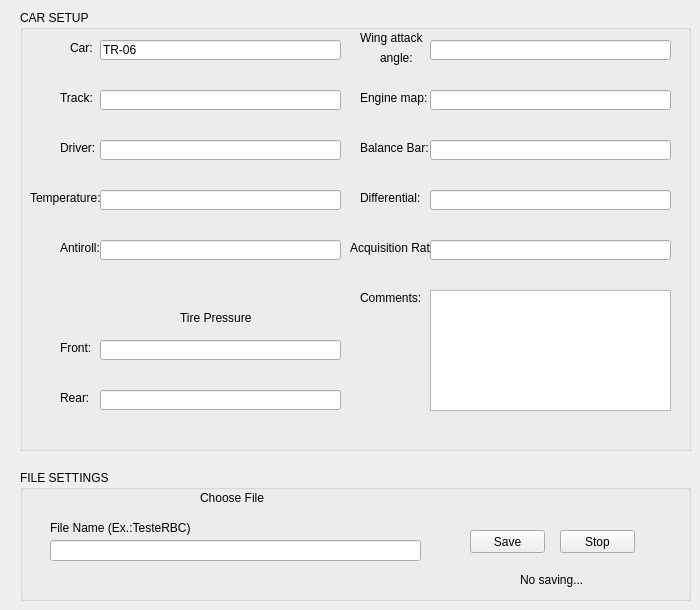
    <widget class="QWidget" name="tab_4">
     <attribute name="title">
      <string>Setup</string>
     </attribute>
     <widget class="QGroupBox" name="groupBox_19">
      <property name="geometry">
       <rect>
        <x>20</x>
        <y>10</y>
        <width>671</width>
        <height>441</height>
       </rect>
      </property>
      <property name="title">
       <string>CAR SETUP</string>
      </property>
      <widget class="QLineEdit" name="lineEdit_SetupDriver">
       <property name="geometry">
        <rect>
         <x>80</x>
         <y>130</y>
         <width>241</width>
         <height>20</height>
        </rect>
       </property>
      </widget>
      <widget class="QLabel" name="label_31">
       <property name="geometry">
        <rect>
         <x>40</x>
         <y>130</y>
         <width>111</width>
         <height>16</height>
        </rect>
       </property>
       <property name="text">
        <string>Driver:</string>
       </property>
      </widget>
      <widget class="QLabel" name="label_32">
       <property name="geometry">
        <rect>
         <x>50</x>
         <y>30</y>
         <width>111</width>
         <height>16</height>
        </rect>
       </property>
       <property name="text">
        <string>Car:</string>
       </property>
      </widget>
      <widget class="QLineEdit" name="lineEdit_SetupCar">
       <property name="geometry">
        <rect>
         <x>80</x>
         <y>30</y>
         <width>241</width>
         <height>20</height>
        </rect>
       </property>
       <property name="text">
        <string>TR-06</string>
       </property>
      </widget>
      <widget class="QLabel" name="label_50">
       <property name="geometry">
        <rect>
         <x>40</x>
         <y>80</y>
         <width>111</width>
         <height>16</height>
        </rect>
       </property>
       <property name="text">
        <string>Track:</string>
       </property>
      </widget>
      <widget class="QLineEdit" name="lineEdit_SetupTrack">
       <property name="geometry">
        <rect>
         <x>80</x>
         <y>80</y>
         <width>241</width>
         <height>20</height>
        </rect>
       </property>
      </widget>
      <widget class="QLabel" name="label_52">
       <property name="geometry">
        <rect>
         <x>10</x>
         <y>180</y>
         <width>111</width>
         <height>16</height>
        </rect>
       </property>
       <property name="text">
        <string>Temperature:</string>
       </property>
      </widget>
      <widget class="QLineEdit" name="lineEdit_SetupTemperature">
       <property name="geometry">
        <rect>
         <x>80</x>
         <y>180</y>
         <width>241</width>
         <height>20</height>
        </rect>
       </property>
      </widget>
      <widget class="QLabel" name="label_53">
       <property name="geometry">
        <rect>
         <x>40</x>
         <y>230</y>
         <width>111</width>
         <height>16</height>
        </rect>
       </property>
       <property name="text">
        <string>Antiroll:</string>
       </property>
      </widget>
      <widget class="QLineEdit" name="lineEdit_SetupAntiroll">
       <property name="geometry">
        <rect>
         <x>80</x>
         <y>230</y>
         <width>241</width>
         <height>20</height>
        </rect>
       </property>
      </widget>
      <widget class="QLabel" name="label_54">
       <property name="geometry">
        <rect>
         <x>160</x>
         <y>300</y>
         <width>111</width>
         <height>16</height>
        </rect>
       </property>
       <property name="text">
        <string>Tire Pressure</string>
       </property>
      </widget>
      <widget class="QLabel" name="label_55">
       <property name="geometry">
        <rect>
         <x>340</x>
         <y>20</y>
         <width>111</width>
         <height>16</height>
        </rect>
       </property>
       <property name="text">
        <string>Wing attack</string>
       </property>
      </widget>
      <widget class="QLineEdit" name="lineEdit_SetupWingAttackAngle">
       <property name="geometry">
        <rect>
         <x>410</x>
         <y>30</y>
         <width>241</width>
         <height>20</height>
        </rect>
       </property>
      </widget>
      <widget class="QLabel" name="label_56">
       <property name="geometry">
        <rect>
         <x>340</x>
         <y>80</y>
         <width>111</width>
         <height>16</height>
        </rect>
       </property>
       <property name="text">
        <string>Engine map:</string>
       </property>
      </widget>
      <widget class="QLineEdit" name="lineEdit_SetupEngineMap">
       <property name="geometry">
        <rect>
         <x>410</x>
         <y>80</y>
         <width>241</width>
         <height>20</height>
        </rect>
       </property>
      </widget>
      <widget class="QLabel" name="label_57">
       <property name="geometry">
        <rect>
         <x>340</x>
         <y>130</y>
         <width>111</width>
         <height>16</height>
        </rect>
       </property>
       <property name="text">
        <string>Balance Bar:</string>
       </property>
      </widget>
      <widget class="QLineEdit" name="lineEdit_SetupBalanceBar">
       <property name="geometry">
        <rect>
         <x>410</x>
         <y>130</y>
         <width>241</width>
         <height>20</height>
        </rect>
       </property>
      </widget>
      <widget class="QLabel" name="label_58">
       <property name="geometry">
        <rect>
         <x>340</x>
         <y>180</y>
         <width>111</width>
         <height>16</height>
        </rect>
       </property>
       <property name="text">
        <string>Differential:</string>
       </property>
      </widget>
      <widget class="QLineEdit" name="lineEdit_SetupDifferential">
       <property name="geometry">
        <rect>
         <x>410</x>
         <y>180</y>
         <width>241</width>
         <height>20</height>
        </rect>
       </property>
      </widget>
      <widget class="QLabel" name="label_59">
       <property name="geometry">
        <rect>
         <x>40</x>
         <y>380</y>
         <width>111</width>
         <height>16</height>
        </rect>
       </property>
       <property name="text">
        <string>Rear:</string>
       </property>
      </widget>
      <widget class="QLineEdit" name="lineEdit_SetupTirePressureRear">
       <property name="geometry">
        <rect>
         <x>80</x>
         <y>380</y>
         <width>241</width>
         <height>20</height>
        </rect>
       </property>
      </widget>
      <widget class="QLabel" name="label_71">
       <property name="geometry">
        <rect>
         <x>40</x>
         <y>330</y>
         <width>111</width>
         <height>16</height>
        </rect>
       </property>
       <property name="text">
        <string>Front:</string>
       </property>
      </widget>
      <widget class="QLineEdit" name="lineEdit_SetupTirePressureFront">
       <property name="geometry">
        <rect>
         <x>80</x>
         <y>330</y>
         <width>241</width>
         <height>20</height>
        </rect>
       </property>
      </widget>
      <widget class="QTextEdit" name="textEdit_SetupComments">
       <property name="geometry">
        <rect>
         <x>410</x>
         <y>280</y>
         <width>241</width>
         <height>121</height>
        </rect>
       </property>
      </widget>
      <widget class="QLabel" name="label_72">
       <property name="geometry">
        <rect>
         <x>340</x>
         <y>280</y>
         <width>111</width>
         <height>16</height>
        </rect>
       </property>
       <property name="text">
        <string>Comments:</string>
       </property>
      </widget>
      <widget class="QLabel" name="label_127">
       <property name="geometry">
        <rect>
         <x>360</x>
         <y>40</y>
         <width>51</width>
         <height>16</height>
        </rect>
       </property>
       <property name="text">
        <string>angle:</string>
       </property>
      </widget>
      <widget class="QLabel" name="label_73">
       <property name="geometry">
        <rect>
         <x>330</x>
         <y>230</y>
         <width>111</width>
         <height>16</height>
        </rect>
       </property>
       <property name="text">
        <string>Acquisition Rate:</string>
       </property>
      </widget>
      <widget class="QLineEdit" name="lineEdit_SetupAcquisitionRate">
       <property name="geometry">
        <rect>
         <x>410</x>
         <y>230</y>
         <width>241</width>
         <height>20</height>
        </rect>
       </property>
      </widget>
     </widget>
     <widget class="QGroupBox" name="groupBox_2">
      <property name="geometry">
       <rect>
        <x>20</x>
        <y>470</y>
        <width>671</width>
        <height>131</height>
       </rect>
      </property>
      <property name="title">
       <string>FILE SETTINGS</string>
      </property>
      <widget class="QLineEdit" name="lineEdit_FileName">
       <property name="geometry">
        <rect>
         <x>30</x>
         <y>70</y>
         <width>371</width>
         <height>21</height>
        </rect>
       </property>
      </widget>
      <widget class="QLabel" name="label_11">
       <property name="geometry">
        <rect>
         <x>30</x>
         <y>50</y>
         <width>141</width>
         <height>16</height>
        </rect>
       </property>
       <property name="text">
        <string>File Name (Ex.:TesteRBC)</string>
       </property>
      </widget>
      <widget class="QLabel" name="label_12">
       <property name="geometry">
        <rect>
         <x>500</x>
         <y>100</y>
         <width>91</width>
         <height>20</height>
        </rect>
       </property>
       <property name="text">
        <string>No saving...</string>
       </property>
      </widget>
      <widget class="QLabel" name="label_13">
       <property name="geometry">
        <rect>
         <x>180</x>
         <y>20</y>
         <width>71</width>
         <height>16</height>
        </rect>
       </property>
       <property name="text">
        <string>Choose File</string>
       </property>
      </widget>
      <widget class="QPushButton" name="pushButton_SaveFile">
       <property name="geometry">
        <rect>
         <x>450</x>
         <y>60</y>
         <width>75</width>
         <height>23</height>
        </rect>
       </property>
       <property name="text">
        <string>Save</string>
       </property>
      </widget>
      <widget class="QPushButton" name="pushButton_StopSaveFile">
       <property name="geometry">
        <rect>
         <x>540</x>
         <y>60</y>
         <width>75</width>
         <height>23</height>
        </rect>
       </property>
       <property name="text">
        <string>Stop</string>
       </property>
      </widget>
     </widget>
    </widget>
